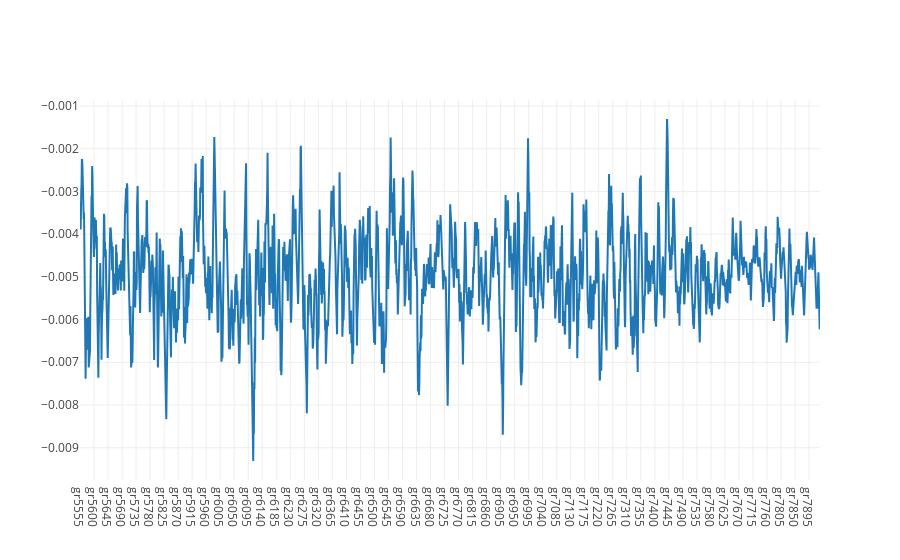

The cell this chart's notebook holds for it:
### Code cell
# predictDates = data.tail(len(inv_y)).index
# actual_chart = go.Scatter(x=predictDates, y=inv_y[:,0], name= 'Actual Price')
# multi_predict_chart = go.Scatter(x=predictDates, y=inv_yhat[:,0], name= 'Multi Predict Price')
# py.iplot([multi_predict_chart, actual_chart])


predictDates = data.tail(len(test_y)).index
actual_chart = go.Scatter(x=predictDates, y=inv_y[:,0], name= 'Actual Price')
multi_predict_chart = go.Scatter(x=predictDates, y=inv_yhat[:,0], name= 'Multi Predict Price')
py.iplot([multi_predict_chart])

### Figure 1 — Plotly figure (JSON) as saved in the notebook; plotly's stock layout.template omitted (floating-point values rounded to 4 significant figures; data arrays with more than 128 entries replaced by an {"elided": "..."} marker saying what was removed)
{"data": [{"name": "Multi Predict Price", "type": "scatter", "uid": "65449fcf-33dc-42e0-a477-9d3edfdbc02b", "x": {"elided": "2376 str values"}, "y": {"elided": "2376 float values"}}], "layout": {}}
